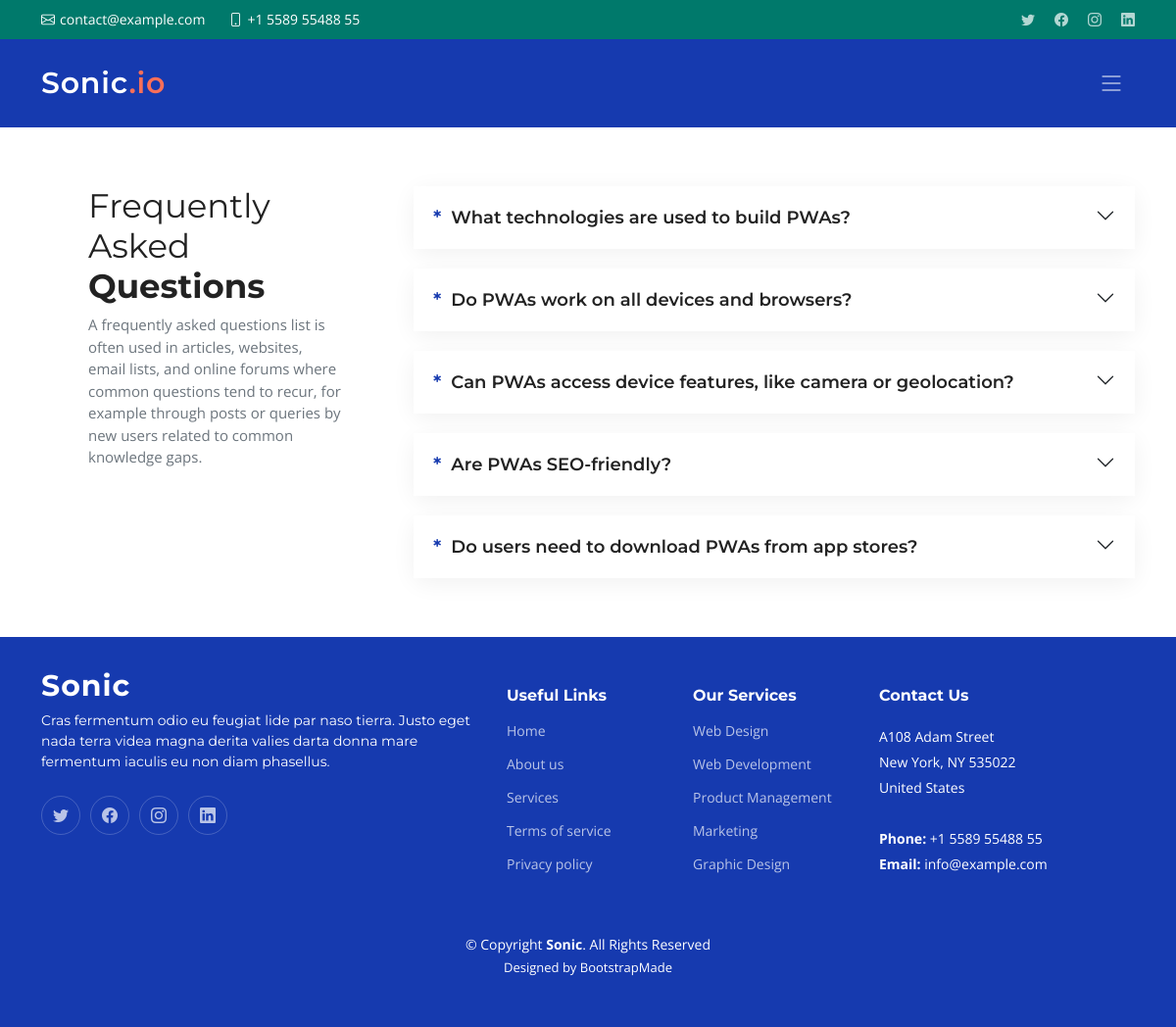
Page /faq on the committed database.
### myService/models.py (models this page shows, shortened)
class Faq_Sets(models.Model):
    FAQ_Question = models.CharField(max_length=150, null=True, blank=True, default='Put FAQ Question over here')
    FAQ_Answer = models.TextField(null=True, blank=True, default='Put FAQ Answer over here')
    status = models.BooleanField(null=False, blank=False, default=False)

### myService/views.py (the view)
# urls.py: path('faq', views.faq, name='faq'),
def faq(request):
    faq_header = Faq_Header.objects.filter(status=1)
    header = ""
    for faq_ in faq_header:
        header += f'{faq_.Header}. '
    faqs = Faq_Sets.objects.filter(status=1)
    total_faqs = []
    for i in range(1, (len(faqs) + 1)):
        total_faqs.append(i)
    """print(total_faqs)"""
    return render(request, 'faq.html', {'header': header, 'faqs': faqs, 'total': total_faqs})

### templates/faq.html (shortened to what this page needs)
{% extends 'base.html' %}
{% block BodyContent %}
    <section id="faq" class="faq">
        <div class="container" data-aos="fade-up">
          <div class="row gy-4">
            <div class="col-lg-4">
              <div class="content px-xl-5">
                <h3>Frequently Asked <strong>Questions</strong></h3>
                <p>
                  {{ header }}
                </p>
              </div>
            </div>
            <div class="col-lg-8">
              <div class="accordion accordion-flush" id="faqlist" data-aos="fade-up" data-aos-delay="100">
                {% for faq in faqs %}
                <div class="accordion-item">
                  <h3 class="accordion-header">
                    <button class="accordion-button collapsed" type="button" data-bs-toggle="collapse" data-bs-target="#faq-content-{{ faq.id }}">
                      <span class="num">*</span>
                      {{ faq.FAQ_Question }}
                    </button>
                  </h3>
                </div>
                {% endfor %}
              </div>
            </div>
          </div>
        </div>
    </section>
{% endblock BodyContent %}

### static/css/main.css (style rules this page uses)
:root { --font-default: "Open Sans", system-ui, -apple-system, "Segoe UI", Roboto, "Helvetica Neue", Arial, "Noto Sans", "Liberation Sans", sans-serif, "Apple Color Emoji", "Segoe UI Emoji", "Segoe UI Symbol", "Noto Color Emoji"; --font-primary: "Montserrat", sans-serif; --font-secondary: "Poppins", sans-serif; }
:root { --color-default: #222222; --color-primary: #163aaf; --color-secondary: #f85a40; }
:root { scroll-behavior: smooth; }
body { font-family: var(--font-default); color: var(--color-default); }
h1, h2, h3, h4, h5, h6 { font-family: var(--font-primary); }
section { padding: 60px 0; overflow: hidden; }
section { scroll-margin-top: 70px; }
.faq .content h3 { font-weight: 400; font-size: 34px; }
.faq .content p { font-size: 15px; color: #6c757d; }
.faq .accordion-item { border: 0; margin-bottom: 20px; box-shadow: 0px 5px 25px 0px rgba(0, 0, 0, 0.06); border-radius: 10px; }
.faq .accordion-item:last-child { margin-bottom: 0; }
.faq .accordion-button { padding: 20px 50px 20px 20px; font-weight: 600; border: 0; font-size: 18px; line-height: 24px; color: var(--color-default); text-align: left; background: #fff; box-shadow: none; border-radius: 10px; }
.faq .accordion-button .num { padding-right: 10px; font-size: 20px; line-height: 0; color: var(--color-primary); }
.faq .accordion-button:after { position: absolute; right: 20px; top: 20px; }

### rows in the picture
Faq_Sets: FAQ_Question "What technologies are used to build PWAs?"
Faq_Sets: FAQ_Question "Do PWAs work on all devices and browsers?"
Faq_Sets: FAQ_Question "Can PWAs access device features, like camera or geolocation?"
Faq_Sets: FAQ_Question "Are PWAs SEO-friendly?"
Faq_Sets: FAQ_Question "Do users need to download PWAs from app stores?"
